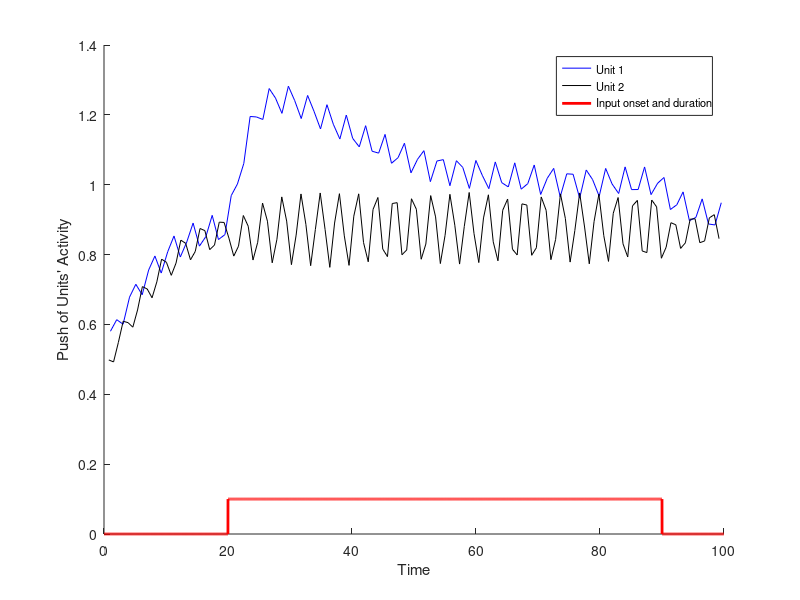

Reproduce this figure in MATLAB.
%%% codes for producing fig.12 in the following manuscript

% Baghdadi, G., Towhidkhah, F., & Rostami, R. (2018). 
% A mathematical model to mimic the shape of event related desynchronization/synchronization. 
% Journal of Theoretical Biology, 453, 117-124.
%%%
% ------------------------------------
% ---------- NOTE 1:
% the following codes is for part (d) of figure 12, for other parts just
% the variable "BR_2V_1V" in line 71 should be changed as follows:

% (a) BR_2V_1V = 0;
% (b) BR_2V_1V = 0.5;
% (c) BR_2V_1V = 1;
% (d) BR_2V_1V = 1.5;

% ---------- NOTE 2: this code is for a genral model and some parts of it do not relate to this figure


clear all; %close all
inx=1;
t_DE=0;
%%% stimuli
d=1;
stimuli=d;
%visiual=1  %auditory=0
% Modality=[1 1 1 0 0 0 0 1 0 1 0 0 1 1 1 1 0 0 0 1 1 0 0 0 1 1 1 1 1 1 0 0 0 0 0 0 1 1 1 1];
Modality=1;
%%% First Step
A_S = 0;
w_S = 6;       

w_STM1_V=6;   % frequecy value that reperesents visual 1
w_STM2_V=8;   % frequecy value that reperesents visual 2
w_STM1_A=7;   % frequecy value that reperesents auditory 1
w_STM2_A=9;   % frequecy value that reperesents auditory 2

%--------------------------------------
landa_1_V=0.2;  % landa value in vanderpol eq. that reperesents visual 1
p_1_V =w_STM1_V; % frequecy (p) value in vanderpol eq. that reperesents visual 1
B_1_V= 1.5;   % coupling weight for visual 1

y_1_V=0.5;
x_1_V=0.5;
out_1_V(1)=y_1_V;

landa_2_V =0.2;  % landa value in vanderpol eq. that reperesents visual 2
p_2_V=w_STM2_V;  % frequecy (p) value in vanderpol eq. that reperesents visual 2
B_2_V=1.5; % coupling weight for visual 2

y_2_V=0.5;
x_2_V=0.5;
out_2_V(1)=y_2_V;

%-------------------------------------
landa_1_A=0.2;   % landa value in vanderpol eq. that reperesents auditory 1
p_1_A =w_STM1_A; % frequecy (p) value in vanderpol eq. that reperesents auditory 1
B_1_A=1.5; % coupling weight for auditory 1

y_1_A=0.5;
x_1_A=0.5;
out_1_A(1)=y_1_A;

landa_2_A =0.2;  % landa value in vanderpol eq. that reperesents auditory 2
p_2_A=w_STM2_A;  % frequecy (p) value in vanderpol eq. that reperesents auditory 2
B_2_A=1.5; % coupling weight for auditory 2

y_2_A=0.5;
x_2_A=0.5;
out_2_V(1)=y_2_A;

%-------------------------------------------
BR_2V_1V=1.5;  % coupling weight between units visual 2 and visual 1
% ------------------------------------------
t_stim=0;
t_stim_pres=0;
t_ISI=0;
tt=0;
dt = 0.01;   %sample interval
t = -0.01;
T_present=70;  %stimulus presentation time
T_isi=100;  %inter stimulus interval
T_start=2;
T_end=(20*dt)+T_isi*(1/dt)*length(stimuli);
flag_start_stim=0;


for i= T_start:T_end
    t = t + dt;
    time(i)=t;
    %%%%%%%%%%%%%%%%%%%%%%%%%%%%%%%%%%%%%%
    %------------Stimulation-------------%
    %%%%%%%%%%%%%%%%%%%%%%%%%%%%%%%%%%%%%%
    if (t>20) & (t_stim_pres<T_present) & (t_ISI<T_isi)  %t=20 just delay for begining the test
            if flag_start_stim==0
                time_ST=t;
                flag_start_stim=1;
            end
            A_S=1;
            w_S =w_STM1_V; 
            STIM(i)=1;
    elseif (t_stim_pres>T_present) & (t_ISI<T_isi)    % the gap between two presentation
        flag_stimuli=0;
        flag_start_stim=0;
        Flag_decision=0;
        A_S=0;
        B_1_V=0;
        B_2_V=0;
        B_1_A=0;
        B_2_A=0;
        STIM(i)=0;
    elseif (t_ISI>T_isi)    % start new presentation
        t_ISI=0;
        t_stim_pres=0;
        count=count+1
        tt=0;
    end
    if (t>20)
        t_stim_pres=t_stim_pres+dt;
        t_ISI=t_ISI+dt;
    end
%%%%&&&
    k=0;
    %   input
    x_S= A_S * sin(w_S * t);
    input(i)=x_S;
    
   %% ------------------------------- %%
   %%%%%%%% Attention resourse %%%%%%%%%
   %-----------------------------------%
   % Visual Target and Non-Target
   x_1_V=dt*((landa_1_V-y_1_V.^2)*x_1_V-p_1_V.^2*y_1_V+...
       B_1_V*x_S+BR_2V_1V*(y_2_V-y_1_V))+...
       x_1_V;
   y_1_V = dt * (x_1_V) + y_1_V;
     
   out_1_V(i)=y_1_V;
        
   x_2_V=dt*((landa_2_V-y_2_V.^2)*x_2_V-p_2_V.^2*y_2_V+...
       B_2_V*x_S+BR_2V_1V*(y_1_V-y_2_V))+...         
       x_2_V;
   y_2_V = dt * (x_2_V) + y_2_V;
   
   out_2_V(i)=y_2_V;
   %----------------------------------%
   %----------------------------------%
   % Auditory Target and Non-Target
   x_1_A=dt*((landa_1_A-y_1_A.^2)*x_1_A-p_1_A.^2*y_1_A+...
       B_1_A*x_S)+...
       x_1_A;
   y_1_A = dt * (x_1_A) + y_1_A;
     
   out_1_A(i)=y_1_A;
        
   x_2_A=dt*((landa_2_A-y_2_A.^2)*x_2_A-p_2_A.^2*y_2_A+...
       B_2_A*x_S)+...         
       x_2_A;
   y_2_A = dt * (x_2_A) + y_2_A;
   
   out_2_A(i)=y_2_A;

end
%-----------------------------------------------------------------------
%%%%%%%% attention source
diff_1_V=diff(out_1_V);
diff_2_V=diff(out_2_V);

diff_1_A=diff(out_1_A);
diff_2_A=diff(out_2_A);

diff_in=diff(input);

k=1;
for i=1:length(diff_1_V)-1
    if (sign(diff_1_V(i))~=sign(diff_1_V(i+1))) && (out_1_V(i)>0)
        push_1_V(k)=out_1_V(i);
        index_1_V(k)=time(i);
        k=k+1;
    end
end
%%%
k=1;
for i=1:length(diff_2_V)-1
    if (sign(diff_2_V(i))~=sign(diff_2_V(i+1))) && (out_2_V(i)>0)
        push_2_V(k)=out_2_V(i);
        index_2_V(k)=time(i);
        k=k+1;
    end
end
%%%
k=1;
for i=1:length(diff_1_A)-1
    if (sign(diff_1_A(i))~=sign(diff_1_A(i+1))) && (out_1_A(i)>0)
        push_1_A(k)=out_1_A(i);
        index_1_A(k)=time(i);
        k=k+1;
    end
end

%%%
k=1;
for i=1:length(diff_2_A)-1
    if (sign(diff_2_A(i))~=sign(diff_2_A(i+1))) && (out_2_A(i)>0)
        push_2_A(k)=out_2_A(i);
        index_2_A(k)=time(i);
        k=k+1;
    end
end
%%%
k=1;
for i=1:length(diff_in)-1
    if (sign(diff_in(i))~=sign(diff_in(i+1))) && (input(i)>0)
        push_in(k)=input(i);
        index_in(k)=time(i);
        k=k+1;
    end
end

figure;
% subplot(2,2,4)
hold on
plot(index_1_V(T_start:end),push_1_V(T_start:end),'b')
plot(index_2_V(T_start:end),push_2_V(T_start:end),'k')


plot(time,STIM*0.1,'Color','r','LineWidth',2)
set(gcf,'Color','white')
%set(gca,'FontSize',10)
ylabel('Push of Units'' Activity')
xlabel('Time')
legend({'Unit 1','Unit 2','Input onset and duration'},'Location','best','FontSize',8)
%title('\bf \fontname{Arial} \fontsize{12} B = 1.5;\Omega1 \approx \omega1 = 6; \omega2 = 8; IC=0.5')
